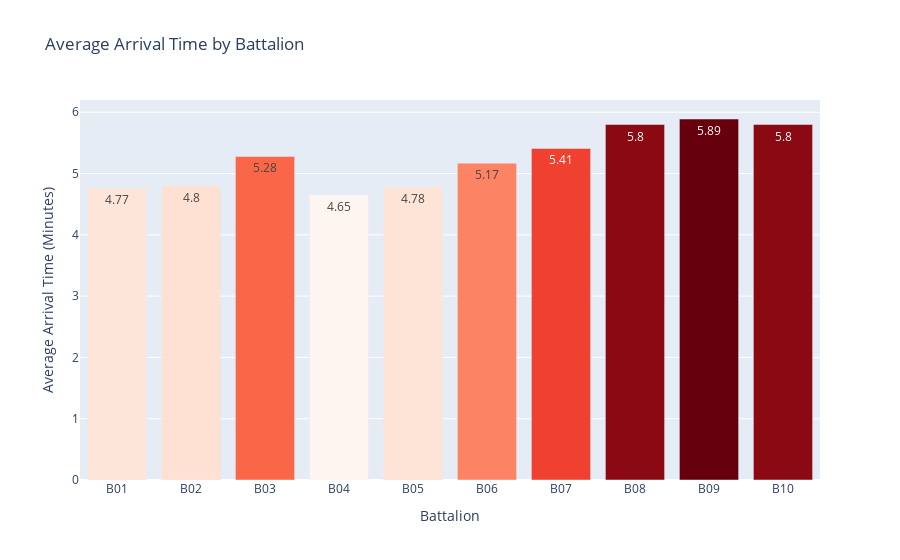

Notebook source saved alongside this figure:
### Markdown cell above
This code generates a bar chart using the Plotly library to visualize the average arrival time of different fire departments or "battalions" to a fire scene.

### Code cell
# Author-
# Ali Dadayev 


# Convert to minutes and add a new column
df['Arrive time_minutes'] = ((df['Arrival DtTm'] - df['Alarm DtTm']).dt.total_seconds() / 60.0).round(2)
df = df[df['Battalion'] != 'B99']
avg_arrival_time_by_battalion = df.groupby('Battalion')['Arrive time_minutes'].mean().round(2).reset_index()

# Create a bar chart with color gradient
data = [go.Bar(
            x=avg_arrival_time_by_battalion['Battalion'],
            y=avg_arrival_time_by_battalion['Arrive time_minutes'],
            marker=dict(color=avg_arrival_time_by_battalion['Arrive time_minutes'],
                        colorscale='Reds',
                        reversescale=False
                       ),
            text=avg_arrival_time_by_battalion['Arrive time_minutes'],
            textposition='auto'
        )]



# Set layout options
layout = go.Layout(
    title='Average Arrival Time by Battalion',
    xaxis=dict(title='Battalion'),
    yaxis=dict(title='Average Arrival Time (Minutes)'),
    hovermode='closest'
)

# Create the figure and save to an HTML file
fig = go.Figure(data=data, layout=layout)
pyo.plot(fig, filename='plot.html')



# Display the plot in the notebook
pyo.iplot(fig)

### Figure 1 — Plotly figure (JSON) as saved in the notebook; plotly's stock layout.template omitted (floating-point values rounded to 4 significant figures)
{"data": [{"marker": {"color": [4.77, 4.8, 5.28, 4.65, 4.78, 5.17, 5.41, 5.8, 5.89, 5.8], "colorscale": [[0, "rgb(255,245,240)"], [0.125, "rgb(254,224,210)"], [0.25, "rgb(252,187,161)"], [0.375, "rgb(252,146,114)"], [0.5, "rgb(251,106,74)"], [0.625, "rgb(239,59,44)"], [0.75, "rgb(203,24,29)"], [0.875, "rgb(165,15,21)"], [1, "rgb(103,0,13)"]], "reversescale": false}, "text": [4.77, 4.8, 5.28, 4.65, 4.78, 5.17, 5.41, 5.8, 5.89, 5.8], "textposition": "auto", "type": "bar", "x": ["B01", "B02", "B03", "B04", "B05", "B06", "B07", "B08", "B09", "B10"], "y": [4.77, 4.8, 5.28, 4.65, 4.78, 5.17, 5.41, 5.8, 5.89, 5.8]}], "layout": {"hovermode": "closest", "title": {"text": "Average Arrival Time by Battalion"}, "xaxis": {"title": {"text": "Battalion"}}, "yaxis": {"title": {"text": "Average Arrival Time (Minutes)"}}}}
